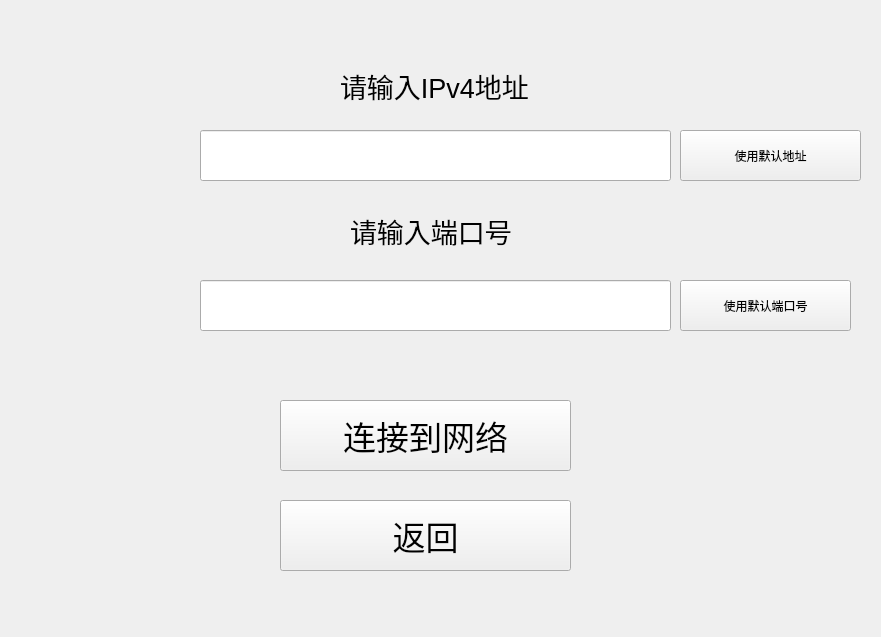
<?xml version="1.0" encoding="UTF-8"?>
<ui version="4.0">
 <class>lianjie_two</class>
 <widget class="QWidget" name="lianjie_two">
  <property name="geometry">
   <rect>
    <x>0</x>
    <y>0</y>
    <width>881</width>
    <height>637</height>
   </rect>
  </property>
  <property name="windowTitle">
   <string>Form</string>
  </property>
  <widget class="QLabel" name="label">
   <property name="geometry">
    <rect>
     <x>340</x>
     <y>40</y>
     <width>541</width>
     <height>91</height>
    </rect>
   </property>
   <property name="font">
    <font>
     <pointsize>20</pointsize>
    </font>
   </property>
   <property name="text">
    <string>请输入IPv4地址</string>
   </property>
  </widget>
  <widget class="QLineEdit" name="lineEdit">
   <property name="geometry">
    <rect>
     <x>200</x>
     <y>130</y>
     <width>471</width>
     <height>51</height>
    </rect>
   </property>
  </widget>
  <widget class="QLabel" name="label_2">
   <property name="geometry">
    <rect>
     <x>350</x>
     <y>190</y>
     <width>381</width>
     <height>81</height>
    </rect>
   </property>
   <property name="font">
    <font>
     <pointsize>20</pointsize>
    </font>
   </property>
   <property name="text">
    <string>请输入端口号</string>
   </property>
  </widget>
  <widget class="QLineEdit" name="lineEdit_2">
   <property name="geometry">
    <rect>
     <x>200</x>
     <y>280</y>
     <width>471</width>
     <height>51</height>
    </rect>
   </property>
  </widget>
  <widget class="QPushButton" name="pushButton">
   <property name="geometry">
    <rect>
     <x>280</x>
     <y>400</y>
     <width>291</width>
     <height>71</height>
    </rect>
   </property>
   <property name="font">
    <font>
     <pointsize>25</pointsize>
    </font>
   </property>
   <property name="text">
    <string>连接到网络</string>
   </property>
  </widget>
  <widget class="QPushButton" name="pushButton_2">
   <property name="geometry">
    <rect>
     <x>280</x>
     <y>500</y>
     <width>291</width>
     <height>71</height>
    </rect>
   </property>
   <property name="font">
    <font>
     <pointsize>25</pointsize>
    </font>
   </property>
   <property name="text">
    <string>返回</string>
   </property>
  </widget>
  <widget class="QPushButton" name="pushButton_3">
   <property name="geometry">
    <rect>
     <x>680</x>
     <y>130</y>
     <width>181</width>
     <height>51</height>
    </rect>
   </property>
   <property name="text">
    <string>使用默认地址</string>
   </property>
  </widget>
  <widget class="QPushButton" name="pushButton_4">
   <property name="geometry">
    <rect>
     <x>680</x>
     <y>280</y>
     <width>171</width>
     <height>51</height>
    </rect>
   </property>
   <property name="text">
    <string>使用默认端口号</string>
   </property>
  </widget>
 </widget>
 <resources/>
 <connections/>
</ui>
